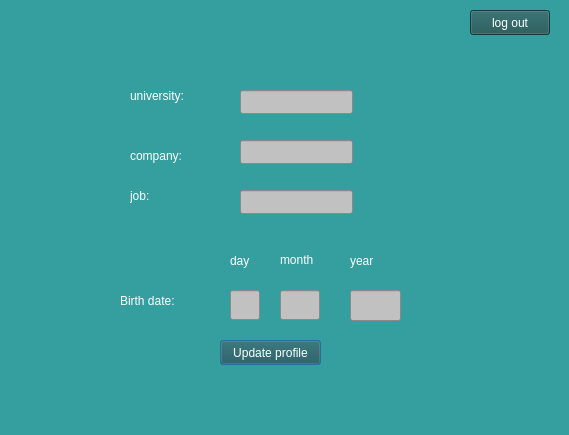
<?xml version="1.0" encoding="UTF-8"?>
<ui version="4.0">
 <class>profile</class>
 <widget class="QDialog" name="profile">
  <property name="geometry">
   <rect>
    <x>0</x>
    <y>0</y>
    <width>569</width>
    <height>435</height>
   </rect>
  </property>
  <property name="windowTitle">
   <string>Dialog</string>
  </property>
  <property name="styleSheet">
   <string notr="true">background-color: rgb(53, 158, 158);</string>
  </property>
  <widget class="QLabel" name="university_label">
   <property name="geometry">
    <rect>
     <x>130</x>
     <y>80</y>
     <width>101</width>
     <height>31</height>
    </rect>
   </property>
   <property name="styleSheet">
    <string notr="true">font: 75 12pt &quot;MS Shell Dlg 2&quot;;
color: rgb(255, 255, 255);</string>
   </property>
   <property name="text">
    <string>university:</string>
   </property>
  </widget>
  <widget class="QLineEdit" name="university_line_edit">
   <property name="geometry">
    <rect>
     <x>240</x>
     <y>90</y>
     <width>113</width>
     <height>24</height>
    </rect>
   </property>
   <property name="styleSheet">
    <string notr="true">background-color: rgb(193, 193, 193);
color: rgb(36, 36, 36);</string>
   </property>
  </widget>
  <widget class="QLabel" name="company_label">
   <property name="geometry">
    <rect>
     <x>130</x>
     <y>140</y>
     <width>91</width>
     <height>31</height>
    </rect>
   </property>
   <property name="styleSheet">
    <string notr="true">font: 75 12pt &quot;MS Shell Dlg 2&quot;;
color: rgb(255, 255, 255);</string>
   </property>
   <property name="text">
    <string>company:</string>
   </property>
  </widget>
  <widget class="QLineEdit" name="company_line_edit">
   <property name="geometry">
    <rect>
     <x>240</x>
     <y>140</y>
     <width>113</width>
     <height>24</height>
    </rect>
   </property>
   <property name="styleSheet">
    <string notr="true">background-color: rgb(193, 193, 193);
color: rgb(36, 36, 36);</string>
   </property>
  </widget>
  <widget class="QLabel" name="job_label">
   <property name="geometry">
    <rect>
     <x>130</x>
     <y>180</y>
     <width>55</width>
     <height>31</height>
    </rect>
   </property>
   <property name="styleSheet">
    <string notr="true">font: 75 12pt &quot;MS Shell Dlg 2&quot;;
color: rgb(255, 255, 255);</string>
   </property>
   <property name="text">
    <string>job:</string>
   </property>
  </widget>
  <widget class="QLineEdit" name="job_line_edit">
   <property name="geometry">
    <rect>
     <x>240</x>
     <y>190</y>
     <width>113</width>
     <height>24</height>
    </rect>
   </property>
   <property name="styleSheet">
    <string notr="true">background-color: rgb(193, 193, 193);
color: rgb(36, 36, 36);</string>
   </property>
  </widget>
  <widget class="QLabel" name="birthdate_label">
   <property name="geometry">
    <rect>
     <x>120</x>
     <y>290</y>
     <width>101</width>
     <height>21</height>
    </rect>
   </property>
   <property name="styleSheet">
    <string notr="true">font: 75 12pt &quot;MS Shell Dlg 2&quot;;
color: rgb(255, 255, 255);</string>
   </property>
   <property name="text">
    <string>Birth date:</string>
   </property>
  </widget>
  <widget class="QLineEdit" name="day_line_edit">
   <property name="geometry">
    <rect>
     <x>230</x>
     <y>290</y>
     <width>30</width>
     <height>30</height>
    </rect>
   </property>
   <property name="styleSheet">
    <string notr="true">background-color: rgb(193, 193, 193);
color: rgb(36, 36, 36);</string>
   </property>
   <property name="inputMask">
    <string>D9</string>
   </property>
  </widget>
  <widget class="QLineEdit" name="month_line_edit">
   <property name="geometry">
    <rect>
     <x>280</x>
     <y>290</y>
     <width>40</width>
     <height>30</height>
    </rect>
   </property>
   <property name="styleSheet">
    <string notr="true">background-color: rgb(193, 193, 193);
color: rgb(36, 36, 36);</string>
   </property>
   <property name="inputMask">
    <string>D9</string>
   </property>
  </widget>
  <widget class="QLineEdit" name="year_line_edit">
   <property name="geometry">
    <rect>
     <x>350</x>
     <y>290</y>
     <width>51</width>
     <height>31</height>
    </rect>
   </property>
   <property name="styleSheet">
    <string notr="true">background-color: rgb(193, 193, 193);
color: rgb(36, 36, 36);</string>
   </property>
   <property name="inputMask">
    <string>D999</string>
   </property>
  </widget>
  <widget class="QLabel" name="day_label">
   <property name="geometry">
    <rect>
     <x>230</x>
     <y>240</y>
     <width>40</width>
     <height>41</height>
    </rect>
   </property>
   <property name="styleSheet">
    <string notr="true">font: 75 12pt &quot;MS Shell Dlg 2&quot;;
color: rgb(255, 255, 255);</string>
   </property>
   <property name="text">
    <string>day</string>
   </property>
  </widget>
  <widget class="QLabel" name="month_label">
   <property name="geometry">
    <rect>
     <x>280</x>
     <y>250</y>
     <width>70</width>
     <height>20</height>
    </rect>
   </property>
   <property name="styleSheet">
    <string notr="true">font: 75 12pt &quot;MS Shell Dlg 2&quot;;
color: rgb(255, 255, 255);</string>
   </property>
   <property name="text">
    <string>month</string>
   </property>
  </widget>
  <widget class="QLabel" name="year_label">
   <property name="geometry">
    <rect>
     <x>350</x>
     <y>240</y>
     <width>50</width>
     <height>41</height>
    </rect>
   </property>
   <property name="styleSheet">
    <string notr="true">font: 75 12pt &quot;MS Shell Dlg 2&quot;;
color: rgb(255, 255, 255);</string>
   </property>
   <property name="text">
    <string>year</string>
   </property>
  </widget>
  <widget class="QPushButton" name="update_button">
   <property name="geometry">
    <rect>
     <x>220</x>
     <y>340</y>
     <width>101</width>
     <height>25</height>
    </rect>
   </property>
   <property name="styleSheet">
    <string notr="true">color: rgb(255, 255, 255);
background-color: rgb(28, 83, 83);</string>
   </property>
   <property name="text">
    <string>Update profile</string>
   </property>
  </widget>
  <widget class="QPushButton" name="logout_button">
   <property name="geometry">
    <rect>
     <x>470</x>
     <y>10</y>
     <width>80</width>
     <height>25</height>
    </rect>
   </property>
   <property name="styleSheet">
    <string notr="true">color: rgb(255, 255, 255);
background-color: rgb(28, 83, 83);</string>
   </property>
   <property name="text">
    <string>log out</string>
   </property>
  </widget>
 </widget>
 <resources/>
 <connections/>
</ui>
